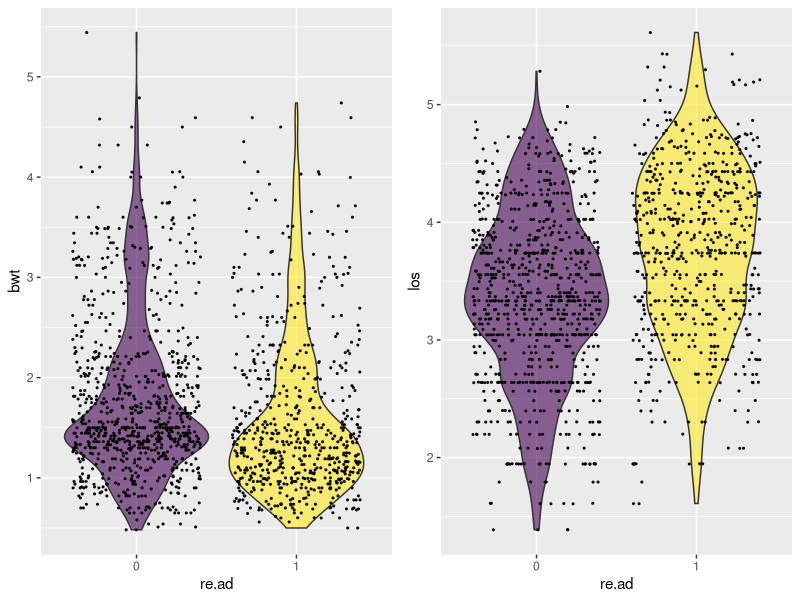
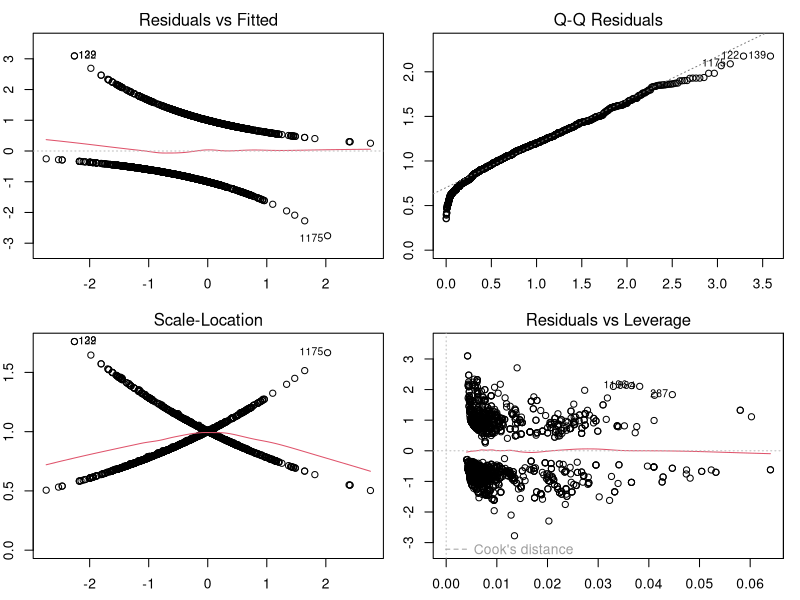

Here is the R script that generated these plots, in order:
## ---- chunk 1
library(tidyverse)
library(viridis)
library(car)
library(ggpubr)
library(MASS)
## ---- chunk 2
neomod <- read.table("../Data/neomod_isam12.dat", header = TRUE)

neomod$cns    = factor(neomod$cns)
neomod$size   = factor(neomod$size)
neomod$gest   = factor(neomod$gest)
neomod$emp.f  = factor(neomod$emp.f)
neomod$emp.m  = factor(neomod$emp.m)
neomod$edu    = factor(neomod$edu)
neomod$re.ad  = factor(neomod$re.ad)
neomod$sex    = factor(neomod$sex)
neomod$accom  = factor(neomod$accom)
## ---- chunk 3
p.bwt <- neomod %>%
  ggplot(aes(x = re.ad, y = bwt, fill = re.ad)) +
    geom_violin() +
    scale_fill_viridis(discrete = TRUE, alpha = 0.6) +
    geom_jitter(color = "black", size = 0.4, alpha = 0.9) +
    theme(
      legend.position = "none",
      plot.title = element_text(size = 11)
    )
p.los <- neomod %>%
  ggplot(aes(x = re.ad, y = los, fill = re.ad)) +
    geom_violin() +
    scale_fill_viridis(discrete = TRUE, alpha=0.6) +
    geom_jitter(color="black", size=0.4, alpha=0.9) +
    theme(
      legend.position = "none",
      plot.title = element_text(size = 11)
    )
ggarrange(p.bwt, p.los, ncol = 2, nrow = 1)
## ---- chunk 4
mod.nolos.full <- glm(re.ad ~ . -los + cns:size + cns:gest + cns:bwt + cns:emp.f + 
                        cns:emp.m + cns:edu + cns:sex + size:gest + size:bwt + 
                        size:emp.f + size:emp.m + size:edu + size:sex + gest:bwt + 
                        gest:emp.f + gest:emp.m + gest:edu + gest:sex + bwt:emp.f + 
                        bwt:emp.m + bwt:edu + bwt:sex + emp.f:emp.m + emp.f:edu + 
                        emp.f:sex + emp.m:edu + emp.m:sex + edu:sex,
                        data = neomod,
                        family = binomial)

summary.glm(mod.nolos.full)
## ---- chunk 5
mod.los.full <- glm(re.ad ~ . + cns:size + cns:gest + cns:bwt + cns:emp.f + cns:emp.m + 
                      cns:edu + cns:sex + size:gest + size:bwt + size:emp.f + size:emp.m + 
                      size:edu + size:sex + gest:bwt + gest:emp.f + gest:emp.m + gest:edu + 
                      gest:sex + bwt:emp.f + bwt:emp.m + bwt:edu + bwt:sex + emp.f:emp.m + 
                      emp.f:edu + emp.f:sex + emp.m:edu + emp.m:sex + edu:sex,
                      data = neomod,
                      family = binomial)

summary.glm(mod.los.full)
## ---- chunk 6
anova(mod.los.full, mod.nolos.full, test = "Chisq")
## ---- chunk 7
mod.binomial <- glm(re.ad ~ . + cns:emp.f + size:emp.f + size:emp.m + gest:edu + bwt:edu + emp.m:edu,
                data = neomod,
                family = binomial)

deviance(mod.binomial) / df.residual(mod.binomial)
## ---- chunk 8
mod.quasibinomial <- glm(re.ad ~ . + cns:emp.f + size:emp.f + size:emp.m + gest:edu + bwt:edu + emp.m:edu,
                data = neomod,
                family = quasibinomial)

pchisq(summary(mod.binomial)$dispersion * mod.quasibinomial$df.residual, mod.quasibinomial$df.residual, lower = FALSE)
## ---- chunk 9
mod.step <- stepAIC(mod.binomial, direction = "both", trace = FALSE)
mod.step
## ---- chunk 10
anova(mod.step, mod.binomial, test = "Chisq")
## ---- chunk 11
summary.glm(mod.step)
## ---- chunk 12
par(mfrow = c(2,2), mar = c(2.5,2,2,1))
plot(mod.step)
